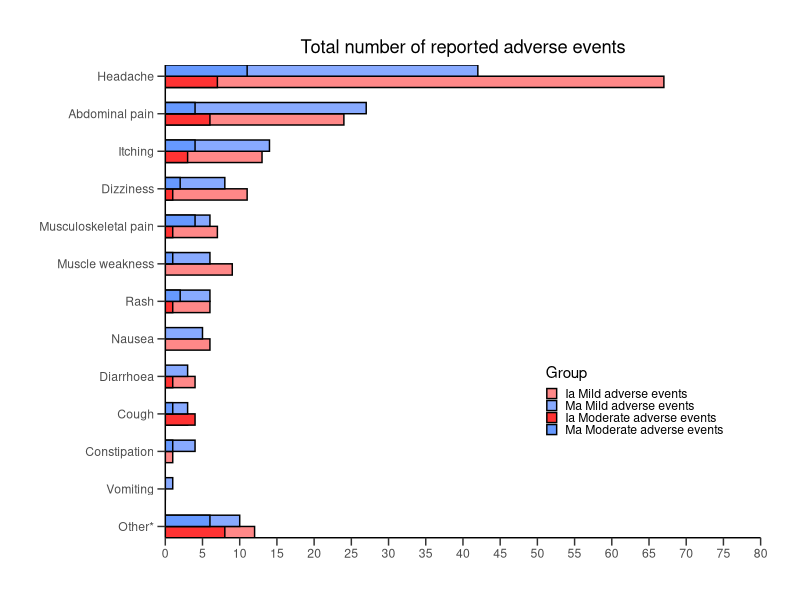

The R script that drew this image:
#source：Sophie Welsche, Emmanuel C Mrimi, Efficacy and safety of moxidectin and albendazole compared with ivermectin and albendazole coadministration in adolescents infected with Trichuris trichiura in Tanzania: an open-label, non-inferiority, randomised, controlled, phase 2/3 trial, The Lancet Infectious Diseases
#date：2023-06-08
# create a data frame
df <- data.frame(
  Variable = rep(c(
    "Headache","Abdominal pain","Itching","Dizziness","Musculoskeletal pain",
    "Muscle weakness","Rash","Nausea","Diarrhoea","Cough","Constipation",
    "Vomiting","Other*"
  ), each = 4), 
  Group = rep(c(
    "Ivermectin and albendazole group", "Ivermectin and albendazole group","Moxidectin and albendazole group","Moxidectin and albendazole group"
  ), times=13),
  Event = rep(rep(c(
    "Mild adverse events", "Moderate adverse events"
  ), times = 2), times=13)
)

# add a colume named "value"
df$value<- c(
  67, 7, 42, 11, 24, 6, 27, 4, 13, 3, 14, 4, 11,   
  1, 8, 2, 7, 1, 6, 4, 9, 0, 6, 1, 6, 1, 
  6, 2, 6, 0, 5, 0, 4, 1, 3, 0, 3, 4, 3, 
  1, 1, 0, 4, 1, 0, 0, 1, 0, 12, 8, 10, 6
)

print(df)

#convert the variable to an ordered factor
df$Variable <- factor(df$Variable, levels = rev(unique(df$Variable)))

#create a bar plot
library(ggplot2)
ggplot(df, aes(x = Variable, y = value, fill = Group, group = Group)) +
  geom_col(aes(fill = interaction(Group, Event)), color="black",position = position_dodge(width = 0.6), width = 0.6) +
  scale_fill_manual(values = c("#FF8888", "#88AAFF", "#FF3333", "#6699FF"), 
  labels = c("Ia Mild adverse events", "Ma Mild adverse events", "Ia Moderate adverse events","Ma Moderate adverse events")                  
      )+  
  xlab(NULL) +
  ylab(NULL) +
  ggtitle("Total number of reported adverse events") +
  theme_bw() +
  theme(legend.position = c(0.95, 0.20),  
        legend.justification = c(1, 0), 
        legend.key.size = unit(0.3, "cm"), 
        panel.border = element_blank(),
        panel.grid.major = element_blank(),
        panel.grid.minor = element_blank(),
        axis.line = element_line(color = "black"),
        axis.ticks.length = unit(0.2, "cm"),
        plot.margin = margin(1, 1, 1, 1, "cm"),
        plot.background = element_blank(),
        panel.background = element_blank(),
        plot.title = element_text(hjust = 0.5)
  ) +
  scale_y_continuous(expand = c(0, 0),limits = c(0, 80), breaks = seq(0, 80, 5))+
  scale_x_discrete(expand = c(-0.1, -0.1))+
  coord_flip()